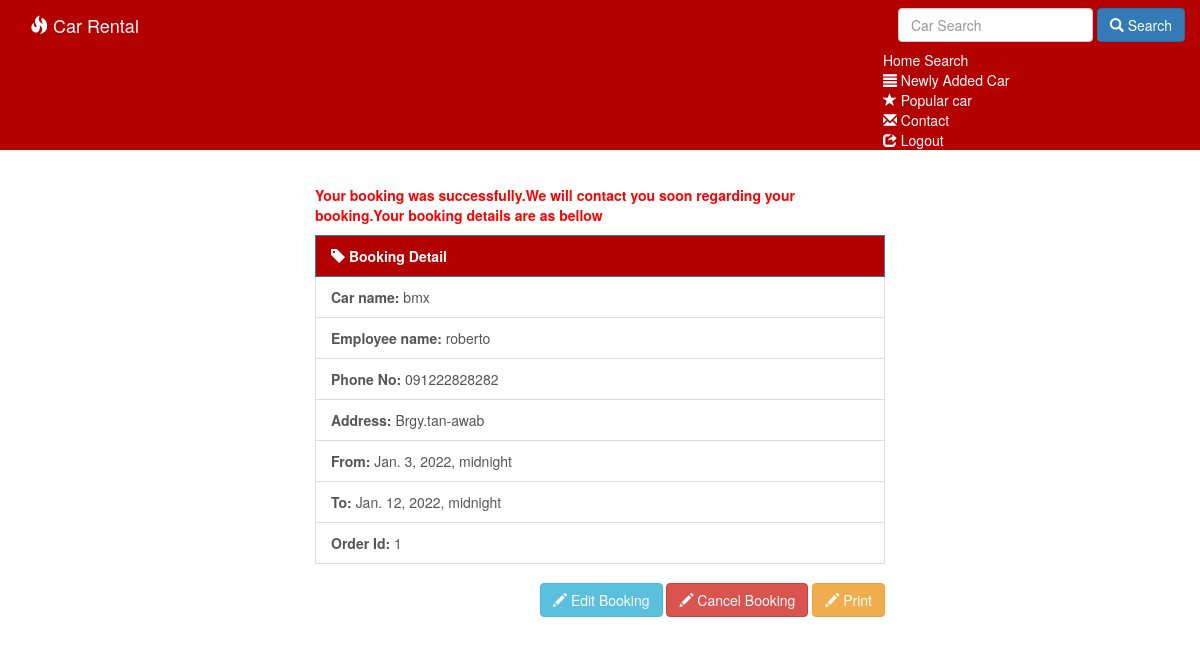
Page /car/detail/1/ on the committed database.
### system/models.py (models this page shows, shortened)
class Order(models.Model):
    car_name = models.CharField(max_length=100)
    employee_name = models.CharField(max_length=100)
    cell_no = models.CharField(max_length=15)
    address = models.TextField()
    date = models.DateTimeField()
    to = models.DateTimeField()

### system/views.py (the view)
# urls.py: re_path(r'^detail/(?P<id>\d+)/$', views.order_detail, name = "order_detail"),
def order_detail(request, id=None):
    detail = get_object_or_404(Order,id=id)
    context = {
        "detail": detail,
    }
    return render(request, 'order_detail.html', context)

### templates/order_detail.html (shortened to what this page needs)
{% extends 'base.html' %}
{% block body %}
<div class ='col-sm-6 col-sm-offset-3'>
  <strong><p style="color: red">Your booking was successfully.We will contact you soon regarding your booking.Your booking details are as bellow
  </p></strong>
  <p class="list-group-item active">
    <strong><span class="glyphicon glyphicon-tag"></span> Booking Detail</strong>
  </p>
   <a href="" class="list-group-item"><strong>Car name: </strong>{{detail.car_name}}</a>
  <a href="" class="list-group-item"><strong>Employee name: </strong>{{detail.employee_name}}</a>
  <a href="" class="list-group-item"><strong>Phone No: </strong>{{detail.cell_no}}</a>
  <a href="" class="list-group-item"><strong>Address: </strong>{{detail.address}}</a>
  <a href="" class="list-group-item"><strong>From: </strong>{{detail.date}}</a>
  <a href="" class="list-group-item"><strong>To: </strong>{{detail.to}}</a>
  <a href="" class="list-group-item"><strong>Order Id: </strong>{{detail.id}}</a><br>
  <div class="pull-right">
    <a href="{% url 'order_edit' detail.id %}"><button type="button" class="btn btn-info"><span class="glyphicon glyphicon-pencil"></span> Edit Booking</button></a>
    <a href="{% url 'order_delete' detail.id %}"><button type="button" class="btn btn-danger"><span class="glyphicon glyphicon-pencil"></span> Cancel Booking</button></a>
    <a href=""><button type="button" class="btn btn-warning"><span class="glyphicon glyphicon-pencil"></span> Print</button></a>
  </div>
</div>
{% endblock %}

### static/css/style.css (style rules this page uses)
body { background:url('../images/'); }
.list-group-item.active, .list-group-item.active:focus, .list-group-item.active:hover { background-color: #b30000 !important; }

### rows in the picture
Order: car_name "bmx", employee_name "roberto", cell_no "091222828282", address "Brgy.tan-awab", date "Jan. 3, 2022, midnight", to "Jan. 12, 2022, midnight", id "1"
